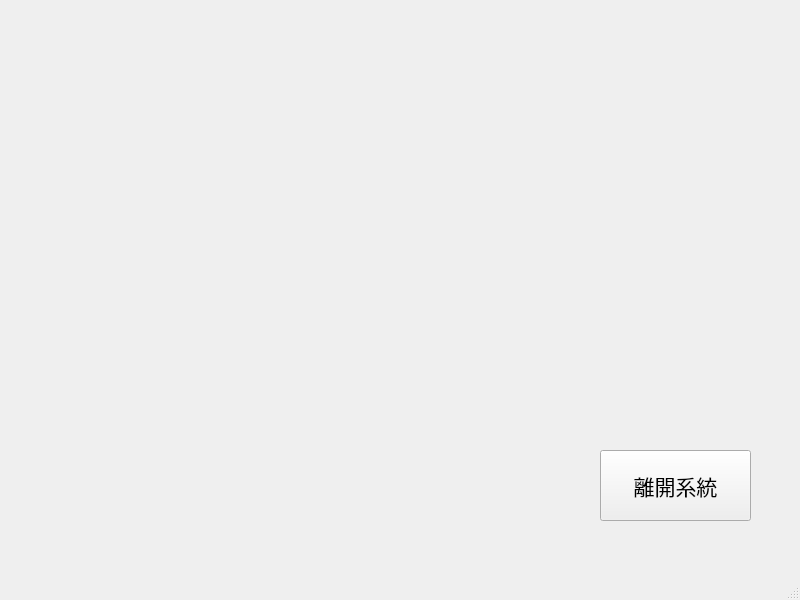
<?xml version="1.0" encoding="UTF-8"?>
<ui version="4.0">
 <class>MainWindow</class>
 <widget class="QMainWindow" name="MainWindow">
  <property name="geometry">
   <rect>
    <x>0</x>
    <y>0</y>
    <width>800</width>
    <height>600</height>
   </rect>
  </property>
  <property name="windowTitle">
   <string>這是我第一隻視窗程式</string>
  </property>
  <widget class="QWidget" name="centralwidget">
   <widget class="QPushButton" name="pushButton">
    <property name="geometry">
     <rect>
      <x>600</x>
      <y>450</y>
      <width>151</width>
      <height>71</height>
     </rect>
    </property>
    <property name="font">
     <font>
      <family>細明體</family>
      <pointsize>16</pointsize>
     </font>
    </property>
    <property name="focusPolicy">
     <enum>Qt::WheelFocus</enum>
    </property>
    <property name="text">
     <string>離開系統</string>
    </property>
   </widget>
  </widget>
  <widget class="QMenuBar" name="menubar">
   <property name="geometry">
    <rect>
     <x>0</x>
     <y>0</y>
     <width>800</width>
     <height>25</height>
    </rect>
   </property>
  </widget>
  <widget class="QStatusBar" name="statusbar"/>
 </widget>
 <resources/>
 <connections/>
</ui>
